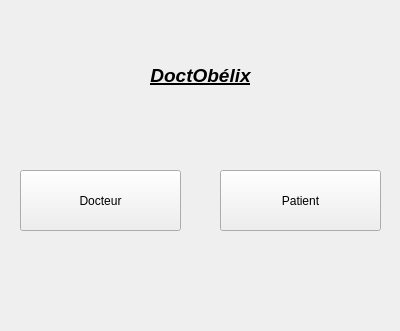
<?xml version="1.0" encoding="UTF-8"?>
<ui version="4.0">
 <class>Form</class>
 <widget class="QWidget" name="Form">
  <property name="geometry">
   <rect>
    <x>0</x>
    <y>0</y>
    <width>400</width>
    <height>331</height>
   </rect>
  </property>
  <property name="windowTitle">
   <string>Form</string>
  </property>
  <widget class="QLabel" name="label">
   <property name="geometry">
    <rect>
     <x>0</x>
     <y>50</y>
     <width>401</width>
     <height>51</height>
    </rect>
   </property>
   <property name="text">
    <string>&lt;html&gt;&lt;head/&gt;&lt;body&gt;&lt;p align=&quot;center&quot;&gt;&lt;span style=&quot; font-size:14pt; font-weight:600; font-style:italic; text-decoration: underline;&quot;&gt;DoctObélix&lt;/span&gt;&lt;/p&gt;&lt;/body&gt;&lt;/html&gt;</string>
   </property>
  </widget>
  <widget class="QPushButton" name="DoctorButton">
   <property name="geometry">
    <rect>
     <x>20</x>
     <y>170</y>
     <width>161</width>
     <height>61</height>
    </rect>
   </property>
   <property name="text">
    <string>Docteur</string>
   </property>
  </widget>
  <widget class="QPushButton" name="PatientButton">
   <property name="geometry">
    <rect>
     <x>220</x>
     <y>170</y>
     <width>161</width>
     <height>61</height>
    </rect>
   </property>
   <property name="text">
    <string>Patient</string>
   </property>
  </widget>
 </widget>
 <resources/>
 <connections>
  <connection>
   <sender>DoctorButton</sender>
   <signal>released()</signal>
   <receiver>Form</receiver>
   <slot>close()</slot>
   <hints>
    <hint type="sourcelabel">
     <x>100</x>
     <y>200</y>
    </hint>
    <hint type="destinationlabel">
     <x>201</x>
     <y>167</y>
    </hint>
   </hints>
  </connection>
  <connection>
   <sender>PatientButton</sender>
   <signal>released()</signal>
   <receiver>Form</receiver>
   <slot>close()</slot>
   <hints>
    <hint type="sourcelabel">
     <x>300</x>
     <y>200</y>
    </hint>
    <hint type="destinationlabel">
     <x>201</x>
     <y>167</y>
    </hint>
   </hints>
  </connection>
 </connections>
</ui>
